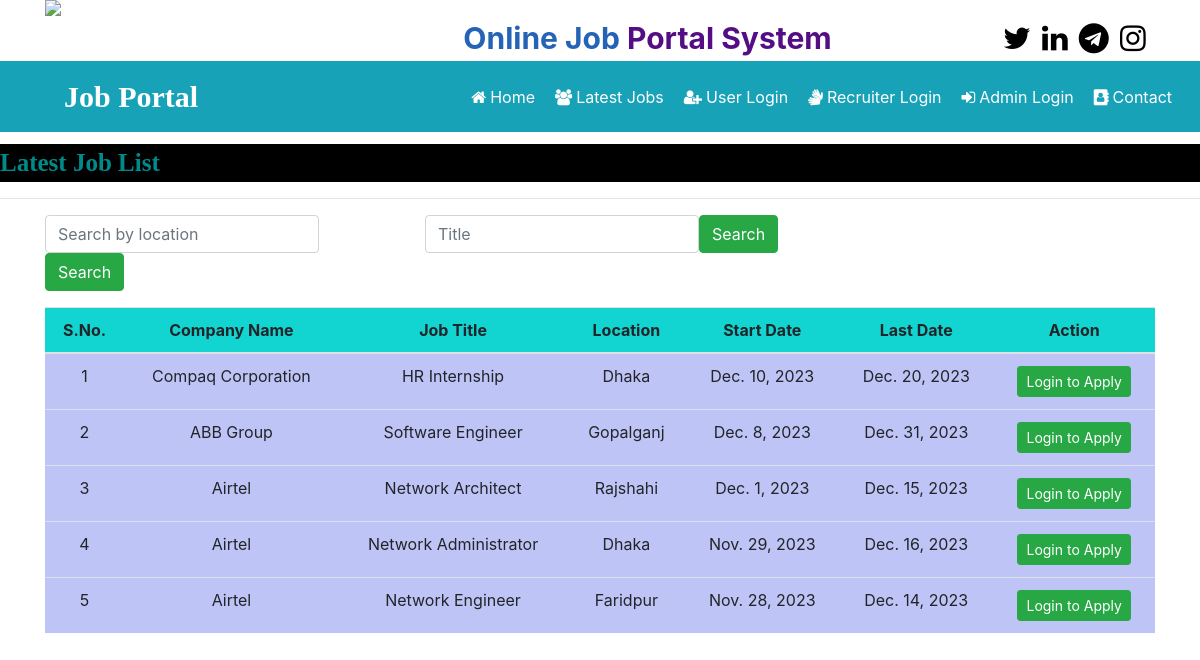
The page /latest_jobs on the database its author committed.
### job/models.py (models this page shows, shortened)
class Job(models.Model):
    recruiter = models.ForeignKey(Recruiter,on_delete=models.CASCADE)
    start_date = models.DateField()
    end_date = models.DateField()
    title = models.CharField(max_length=100)
    salary = models.FloatField(max_length=20)
    image = models.FileField()
    description = models.CharField(max_length=200)
    experience = models.CharField(max_length=50)
    location = models.CharField(max_length=100)
    skills = models.CharField(max_length=100)
    creationdate = models.DateField()

class Recruiter(models.Model):
    user=models.ForeignKey(User,on_delete=models.CASCADE)
    mobile=models.CharField(max_length=15,null=True)
    image=models.FileField(null=True)
    gender=models.CharField(max_length=10,null=True)
    company=models.CharField(max_length=1000,null=True)
    type=models.CharField(max_length=15,null=True)
    status = models.CharField(max_length=20, null=True)

### job/views.py (the view)
# urls.py: path('latest_jobs', latest_jobs, name="latest_jobs"),
def latest_jobs(request):
    today = date.today()
    expired_jobs = Job.objects.filter(end_date__lt=today)
    expired_jobs.delete()
    job = Job.objects.all().order_by('-start_date')
    d = {'job': job}
    if request.method == "GET":
        st = request.GET.get('search')
        if st is not None:
            st = st.lower()
            job = Job.objects.filter(location__icontains=st.lower()) | Job.objects.filter(title__icontains=st.lower())
            d = {'job': job}
    return render(request, 'latest_jobs.html', d)

### job/templates/latest_jobs.html (shortened to what this page needs)
{% load static %}
{% block body %}
{% include 'navigation.html' %}
<marquee style = "font-family : 'Monotype Corsiva'; font-size : 25px; color: darkcyan ; background-color: black ; font-weight: bold; margin-top: 1%">
    Latest Job List
</marquee>
<hr>
<div class="container">
    <div class="row" >
        <div class="col-xl-4">
            <form action=""method="get" class="form-inline">
                <input type="text" name="search" class="form-control" placeholder="Search by location">
                <input type="submit" value="Search" class="btn btn-success">
            </form>
        </div>
         <div class="col-xl-6">
            <form action=""method="get" class="form-inline">
                <input type="text" name="search" class="form-control" placeholder="Title">
                <input type="submit" value="Search" class="btn btn-success">
            </form>
        </div>
    </div>
<table class="table table-hover" id="example" class="display">
    <thead>
    <tr style="background-color: #12d4D0">
        <th>S.No.</th>
        <th>Company Name</th>
        <th>Job Title</th>
        <th>Location</th>
        <th>Start Date</th>
        <th>Last Date</th>
        <th>Action</th>
    </tr>
    </thead>
    <tbody >
    {% for i in job %}
    <tr style="background-color: #12d4">
        <td>{{forloop.counter}}</td>
        <td>{{i.recruiter.company}}</td>
        <td>{{i.title}}</td>
         <td>{{i.location}}</td>
        <td>{{i.start_date}}</td>
        <td>{{i.end_date}}</td>
        <td><a href="{% url 'user_login' %}" class="btn btn-success btn-sm">Login to Apply</a>
        </td>
    </tr>
    {% empty %}
    <span class="text-center text-danger">No Job Found</span>
    {% endfor %}
    </tbody>
</table>
    </div>
{% endblock  %}

### job/templates/latest_jobs.html (style rules this page uses)
tr { text-align:center }

### rows shown on the page
Job: recruiter.company "Compaq Corporation", title "HR Internship", location "Dhaka", start_date "Dec. 10, 2023", end_date "Dec. 20, 2023"
Job: recruiter.company "ABB Group", title "Software Engineer", location "Gopalganj", start_date "Dec. 8, 2023", end_date "Dec. 31, 2023"
Job: recruiter.company "Airtel", title "Network Architect", location "Rajshahi", start_date "Dec. 1, 2023", end_date "Dec. 15, 2023"
Job: recruiter.company "Airtel", title "Network Administrator", location "Dhaka", start_date "Nov. 29, 2023", end_date "Dec. 16, 2023"
Job: recruiter.company "Airtel", title "Network Engineer", location "Faridpur", start_date "Nov. 28, 2023", end_date "Dec. 14, 2023"
